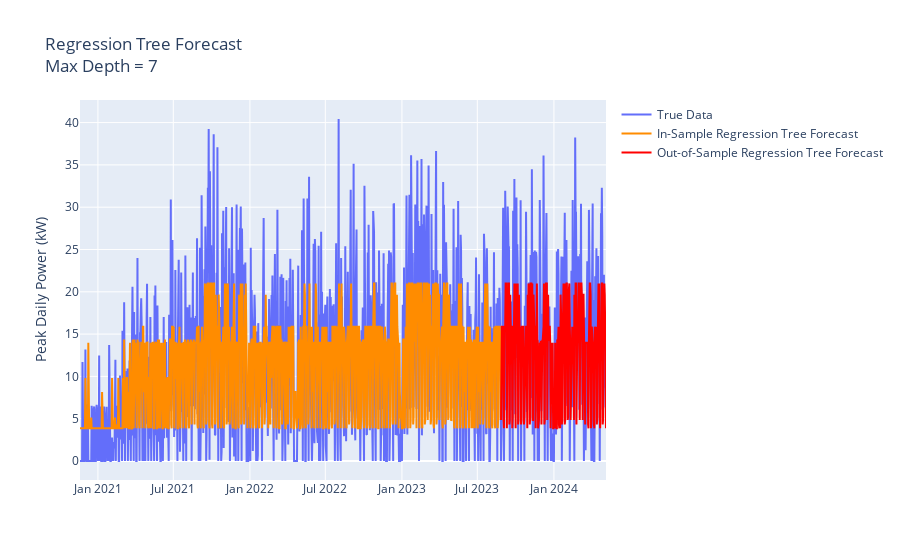

Source (notebook cell):
### Code cell
# Create regressor object
regressor = DecisionTreeRegressor(max_leaf_nodes=16, max_depth=7, min_samples_leaf=5, min_samples_split=20)

# Fit and predict model
regressor.fit(X_train, Y_train)
dtree_test_predictions = regressor.predict(X_test)

# Visualization
fig = go.Figure()
fig.add_trace(
    go.Scatter(x = dailydemand.index , y = dailydemand["peak_power_kW"], name = "True Data", hovertext=dailydemand["day"])
)
fig.add_trace(
    go.Scatter(x = X_train.index, y = regressor.predict(X_train) , name = "In-Sample Regression Tree Forecast" , line= {"color":"#FF8C00"},hovertext=dailydemand["day"])
)
fig.add_trace(
    go.Scatter(x = X_test.index,
               y = dtree_test_predictions, name = "Out-of-Sample Regression Tree Forecast" , line= {"color":"Red"}, hovertext=dailydemand["day"].loc[dailydemand.index >= test.index[0]])
)
fig.update_layout({"title" : f"Regression Tree Forecast<br>Max Depth = {regressor.max_depth}" , "yaxis_title" : "Peak Daily Power (kW)"})
fig.show()
print(f'Train Set RMSE: {root_mean_squared_error(Y_train, regressor.predict(X_train))} kW')
print(f'Test Set RMSE: {root_mean_squared_error(Y_test, dtree_test_predictions)} kW')

fig = plt.figure(figsize = (25,10))
tree.plot_tree(regressor, feature_names=X_train.columns, filled=True, rounded=True)
plt.show()

### Figure 1 — Plotly figure (JSON) as saved in the notebook; plotly's stock layout.template omitted (floating-point values rounded to 4 significant figures; data arrays with more than 128 entries replaced by an {"elided": "..."} marker saying what was removed)
{"data": [{"hovertext": {"elided": "1264 str values"}, "name": "True Data", "type": "scatter", "x": {"elided": "1264 str values"}, "y": {"elided": "1264 float values"}}, {"hovertext": {"elided": "1264 str values"}, "line": {"color": "#FF8C00"}, "name": "In-Sample Regression Tree Forecast", "type": "scatter", "x": {"elided": "1011 str values"}, "y": {"elided": "1011 float values"}}, {"hovertext": {"elided": "253 str values"}, "line": {"color": "Red"}, "name": "Out-of-Sample Regression Tree Forecast", "type": "scatter", "x": {"elided": "253 str values"}, "y": {"elided": "253 float values"}}], "layout": {"title": {"text": "Regression Tree Forecast<br>Max Depth = 7"}, "yaxis": {"title": {"text": "Peak Daily Power (kW)"}}}}
